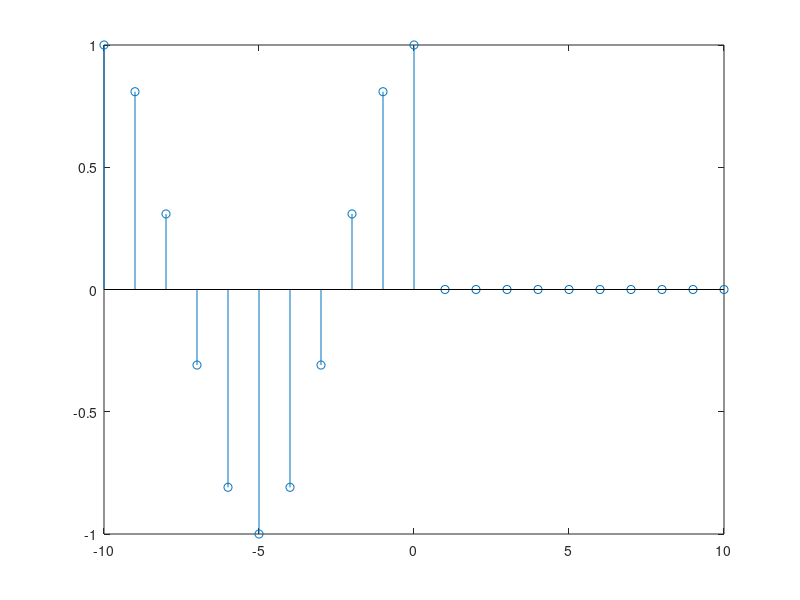

The MATLAB script that drew this image:
%% A.1-1
n = (-10:10)';

impulse = @(n) (n == 0) * 1.0 .* (mod(n, 1) == 0);
a1 = impulse(n-3);
stem(n, a1)

%% A.1-3
n = [-10:10];
u = @(n) (n >= 0) * 1.0 .* (mod(n, 1) == 0)
x = u(n) .* cos((n .* pi) / 5);
stem(n, x)

%% A.1-5
n = [-10:10];
u = @(n) (n >= 0) * 1.0 .* (mod(n, 1) == 0)
x = @(n) u(n) .* cos((n .* pi) / 5);
x2 = x(-1.0 * n);
stem(n, x2)
